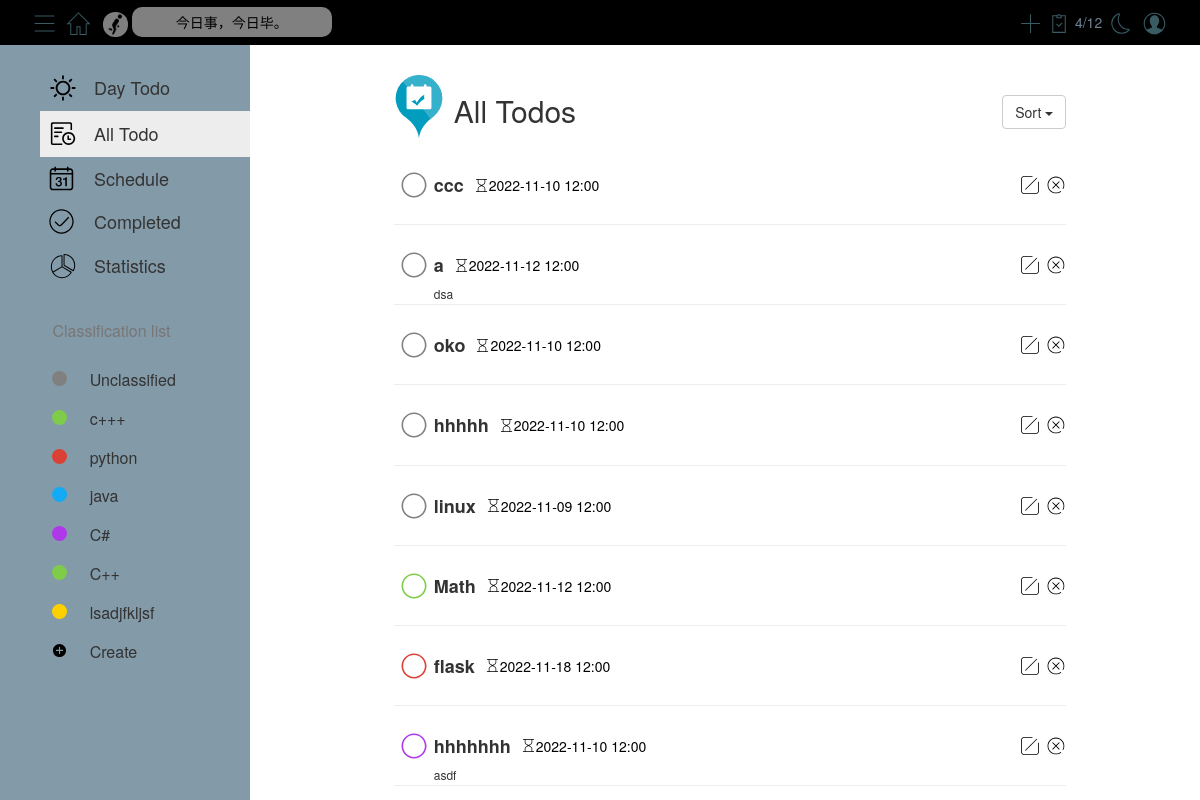
Screenshot of /all/ (signed in) with the database file from the repository.
### models.py (models this page shows)
class Class(db.Model):
    __tablename__ = 'class'
    cid = db.Column(db.Integer, primary_key=True, autoincrement=True)
    cname = db.Column(db.String(50), nullable=False)
    color = db.Column(db.String(50), nullable=False)
    uid = db.Column(db.Integer, db.ForeignKey('user.uid'), nullable=False)

class Task(db.Model):
    __tablename__ = 'task'
    tid = db.Column(db.Integer, primary_key=True, autoincrement=True)
    task_name = db.Column(db.String(50), nullable=False)
    task_description = db.Column(db.String(100), nullable=False)
    task_status = db.Column(db.Boolean, nullable=False)
    task_date = db.Column(db.Date)
    task_time = db.Column(db.Time)
    informed = db.Column(db.Boolean, nullable=False)
    cid = db.Column(db.Integer, db.ForeignKey('class.cid'), nullable=False)

### blueprints/all.py (the view)
@bp.route('/')
def index():
    if session.get('uid'):
        return render_template('all.html', modules=get_modules(), tasks=get_uncompleted_tasks(),
                               number_of_completed_tasks=get_number_of_completed_tasks(),
                               number_of_tasks=get_number_of_completed_tasks()+get_number_of_uncompleted_tasks())
    else:
        return redirect(url_for('user.login'))

### utils.py (called while the page is built)
def get_modules():
    uid = session.get('uid')
    modules = Class.query.filter_by(uid=uid).all()
    res = []
    for module in modules:
        res.append({'id': module.cid, 'name': module.cname, 'color': module.color})
    return res

def get_uncompleted_tasks():
    modules = get_modules()
    res = []
    for module in modules:
        cid = module['id']
        tasks = Task.query.filter_by(cid=cid, task_status=False).all()
        for task in tasks:
            if task.task_date < datetime.date.today():
                task_color = 'red'
            elif task.task_date > datetime.date.today():
                task_color = 'black'
            else:
                if task.task_time < datetime.datetime.now().time():
                    task_color = 'red'
                else:
                    task_color = 'black'
            res.append({'id': task.tid, 'task_name': task.task_name, 'task_description': task.task_description, 'date': task.task_date, 'time': task.task_time, 'informed': task.informed, 'cid': cid, 'module_name': module['name'], 'module_color': module['color'], 'task_color': task_color})
    return res

def get_completed_tasks():
    modules = get_modules()
    res = []
    for module in modules:
        cid = module['id']
        tasks = Task.query.filter_by(cid=cid, task_status=True).all()
        for task in tasks:
            res.append({'id': task.tid, 'task_name': task.task_name, 'task_description': task.task_description, 'date': task.task_date, 'time': task.task_time, 'informed': task.informed, 'cid': cid, 'module_name': module['name'], 'module_color': module['color']})
    return res

def get_number_of_uncompleted_tasks():
    tasks = get_uncompleted_tasks()
    return len(tasks)

def get_number_of_completed_tasks():
    tasks = get_completed_tasks()
    return len(tasks)

### templates/all.html (shortened to what this page needs)
<link href="../static/style/all.css" rel="stylesheet">
{% extends "base.html" %}
{% block content %}
    <div class="container" id="all-mainContent">
        <div id="status-dock">
            <table>
                <tr>
                    <th>
                    </th>
                    <td style="font-size: 30px">All Todos</td>
                    <td style="font-size: 16px;padding-left: 8px;position: relative;top: 8px;" class="date"
                        id="today-date">
                    </td>
                </tr>
            </table>
            <div class="btn-group" style="position: absolute; right: 0; top: 20px">
                <button type="button" class="btn btn-default dropdown-toggle"
                        data-toggle="dropdown">
                    Sort <span class="caret"></span>
                </button>
            </div>
        </div>
        <div id="all-task-list">
            <ul>
                {% for task in tasks %}
                    <li>
                        <div style="display: flex; flex-direction: row; position: relative">
                            <table>
                                <tr>
                                    <td>
                                        <svg data-task-id="{{ task.id }}" t="1667870868387" class="icon uncompleted"
                                             viewBox="0 0 1024 1024" version="1.1"
                                             xmlns="http://www.w3.org/2000/svg" p-id="3715" width="40" height="40">
                                            <path d="M512 192c176.768 0 320 143.275 320 320 0 176.768-143.275 320-320 320-176.768 0-320-143.275-320-320 0-176.768 143.275-320 320-320z m0 41.28c-153.963 0-278.72 124.757-278.72 278.72S358.037 790.72 512 790.72 790.72 665.963 790.72 512 665.963 233.28 512 233.28z"
                                                  p-id="3716" fill="{{ task.module_color }}"></path>
                                        </svg>
                                    </td>
                                    <td data-module-name="{{ task.module_name }}"
                                        data-module-color="{{ task.module_color }}"><span
                                            style="font-size: 18px"><strong>{{ task.task_name }}</strong></span></td>
                                    <td style="padding-left: 10px">
                                        <svg t="1667876322381" class="icon" viewBox="0 0 1024 1024" version="1.1"
                                             xmlns="http://www.w3.org/2000/svg" p-id="2035" width="15" height="15">
                                            <path d="M872 64c13.2544 0 24 10.7456 24 24 0 13.2544-10.7456 24-24 24h-104v177.456c0 67.0672-36.4912 128.8224-95.2368 161.1744l-111.0816 61.1744 111.328 61.536C731.6176 605.7328 768 667.4112 768 734.376V912h104c13.2544 0 24 10.7456 24 24 0 13.2544-10.7456 24-24 24H152c-13.2544 0-24-10.7456-24-24 0-13.2544 10.7456-24 24-24h104V734.544c0-67.0672 36.4912-128.8224 95.2368-161.1744l111.08-61.176-111.328-61.5328C292.3824 418.2656 256 356.5872 256 289.6224V112H152c-13.2544 0-24-10.7456-24-24 0-13.2544 10.7456-24 24-24h720zM512.4 539.4112l-138.0064 76.0032A136 136 0 0 0 304 734.544V912h416V734.3776a136 136 0 0 0-70.2096-119.0272l-137.3904-75.9392zM720 112H304v177.6224a136 136 0 0 0 70.2096 119.0272l137.3904 75.9392 138.0064-76.0032A136 136 0 0 0 720 289.456V112z"
                                                  fill="{{ task.task_color }}" p-id="2036"></path>
                                        </svg>
                                    </td>
                                    <td><span class="deadline-time"
                                              style="font-size: 14px; font-weight: lighter; color: {{ task.task_color }}">{{ task.date }} {{ task.time.strftime("%H:%M") }}</span>
                                    </td>
                                </tr>
                            </table>
                            <table style="position: absolute; right: 0; height: 40px">
                                <tr>
                                    <td data-task-id="{{ task.id }}" style="padding-right: 7px" class="editTask-td">
                                    </td>
                                    <td data-task-id="{{ task.id }}" class="deleteTask-td">
                                    </td>
                                </tr>
                            </table>
                        </div>
                        <span class="description">{{ task.task_description }}</span>
                        <hr style="margin-top: 2px;">
                    </li>
                {% endfor %}
            </ul>
        </div>
    </div>
{% endblock %}

### templates/base.html (shortened to what this page needs)
<!DOCTYPE html>
<html lang="en">
<head>
    <link rel="stylesheet" href="../static/bootstrap/bootstrap@3.4.1.min.css">
    <link rel="stylesheet" href="../static/style/base.css">
    <link rel="stylesheet" href="../static/flatpickr/flatpickr.min.css">
    <link id="flatpickrDark" rel="stylesheet" type="text/css" href="">
    <link rel="stylesheet" href="https://cdn.jsdelivr.net/npm/fullcalendar@5.11.3/main.min.css">
    <link rel="stylesheet" type="text/css" href="https://cdn.jsdelivr.net/npm/toastify-js/src/toastify.min.css">
</head>
<body>
<div class="topnav">
    <div class="topnav-left">
        <button>
        </button>
        <button id="home">
        </button>
        <img class="icon" src="../static/icon/run.gif" alt="run.gif"
             style="height: 25px; width: 25px; border-radius: 12px; opacity: 0.5; margin-left: 5px;">
        <div id="saying">今日事，今日毕。</div>
    </div>
    <div class="topnav-right">
        <button data-toggle="modal" data-target="#newTaskModel">
            <svg class="icon" width="25px" height="25px" viewBox="0 0 1024 1024" version="1.1"
                 xmlns="http://www.w3.org/2000/svg">
                <path d="M533.333333 490.666667V128h-42.666666v362.666667H128v42.666666h362.666667v362.666667h42.666666V533.333333h362.666667v-42.666666z"
                      fill="#395B64"/>
            </svg>
        </button>
        <div>
            <div id="numOfCompleted">{{ number_of_completed_tasks }}/{{ number_of_tasks }}</div>
        </div>
        <button id="day-night">
        </button>
        <button data-toggle="modal" data-target="#logout">
        </button>
    </div>
</div>
<div class="below container-fluid">
    <div id="sidebar">
        <table id="sidebar-top-table" class="table table-hover" style="width: 210px;">
            <tr id="today" onclick="location.href={{ url_for('today.index') }};">
                <td>
                </td>
                <td>Day Todo</td>
            </tr>
            <tr id="all" onclick="location.href={{ url_for('all.index') }};">
                <td>
                </td>
                <td>All Todo</td>
            </tr>
            <tr id="schedule" onclick="location.href={{ url_for('schedule.index') }};">
                <td>
                </td>
                <td>Schedule</td>
            </tr>
            <tr id="completed" onclick="location.href={{ url_for('completed.index') }};">
                <td>
                </td>
                <td>Completed</td>
            </tr>
            <tr id="statistics" onclick="location.href={{ url_for('statistics.index') }};">
                <td>
                </td>
                <td>Statistics</td>
            </tr>
        </table>
        <div id="line"></div>
        <div id="sidebar-text">Classification list</div>
        <table id="sidebar-bottom-table" class="table table-hover" style="width: 100%">
            {% for module in modules %}
                <tr class={{ module['name'] }} id={{ module['id'] }}>
                    <th>
                    </th>
                    <th>
                        <div id="ff5106_circle" class="circle"
                             style="background-color: {{ module['color'] }}; border-radius: 50%; width: 15px; height: 15px; position: relative; top: 2px;"></div>
                    </th>
                    <th class="module-name">{{ module['name'] }}</th>
                    <th>
                    </th>
                </tr>
            {% endfor %}
            <tr data-toggle="modal" data-target="#new-module">
                <th></th>
                <th>
                </th>
                <th>Create</th>
                <th></th>
            </tr>
        </table>
    </div>
    <div id="mainContent">{% block content %}{% endblock %}</div>
</div>
</body>
</html>

### static/style/all.css (style rules this page uses)
ul { list-style: none; margin: 0; padding: 0; }
#all-mainContent { width: 75%; transition: all .5s; }
#status-dock { display: flex; flex-direction: row; position: relative; margin-bottom: 20px; margin-top: 30px }
#all-task-list { padding-left: 10px; }
.description { padding-left: 40px; font-size: 12px; }

### static/style/base.css (style rules this page uses)
:root { --color-primary: #D1E7EA; --color-secondary: #F7F7F7; --color-nav-font: rgb(110, 131, 150); --color-nav-sayings-font: rgb(110, 131, 150); --color-main-font: rgb(120, 118, 118); --color-sidebar-line: #e6e4e4; --color-sidebar-clicked: #EDEDED; --color-modal-content: #ffffff; }
.topnav { background-color: var(--color-primary); height: 45px; overflow: hidden; transition: all 0.4s; }
.topnav div { display: inline-block; }
.topnav-left { float: left; padding-left: 30px; line-height: 45px; }
.topnav-right { float: right; padding-right: 30px; line-height: 45px; display: inline-block; }
.topnav-left button { width: 30px; height: 30px; line-height: 30px; }
.topnav-right button { width: 30px; height: 30px; line-height: 30px; }
.topnav button { border-radius: 20%; background-color: var(--color-primary); border: none; position: relative; top: 7.5px; transition: all .4s; }
.topnav-left .icon { margin-left: -4px; }
.topnav-right .icon { margin-left: -4px; }
#saying { width: 200px; line-height: 30px; color: var(--color-nav-sayings-font); background-color: rgba(255, 255, 255, 0.5); border-radius: 10px; text-align: center; transition: all 0.4s; }
#numOfCompleted { color: var(--color-nav-font); }
#numOfCompleted-icon { position: relative; top: 7.5px; }
.below { display: flex; padding-left: 0; padding-right: 0; padding-bottom: 0; flex-direction: row; }
#sidebar { width: 250px; height: calc(100vh - 45px); background-color: var(--color-secondary); transition: all 0.5s; padding-top: 20px; position: fixed; left: 0px; z-index: 1; display: flex; flex-direction: column; overflow-y: scroll; overflow-x: hidden; }
#sidebar-top-table { position: relative; left: 40px; }
#sidebar-top-table tr td { border: 0px; font-size: 18px; vertical-align: middle; }
#sidebar-top-table tr td:first-child { width: 30px; }
#sidebar-text { font-size: 16px; color: var(--color-main-font); margin-bottom: 8px; position: relative; left: 52.4px; display: flex; }
#line { width: 100%; height: 1px; background-color: var(--color-sidebar-line); margin-bottom: 10px; }
#sidebar-bottom-table { margin-top: 10px; }
#sidebar-bottom-table tr { height: 35px; }
#sidebar-bottom-table tr th { font-size: 16px; font-weight: 400; border: none; }
tr.on td { background-color: var(--color-sidebar-clicked); transition: all 0.5s; }
#mainContent { margin-left: 250px; width: calc(100% - 250px); height: calc(100vh - 45px); transition: all 0.5s; overflow-y: scroll; }
button.btn.btn-default.dropdown-toggle { height: 34px; }

### rows the page displays
Class: name "Unclassified"
Class: name "c+++"
Class: name "python"
Class: name "java"
Class: name "C#"
Class: name "C++"
Class: name "lsadjfkljsf"
Task: task_name "ccc", date "2022-11-10", time "12:00"
Task: date "2022-11-12", time "12:00", task_description "dsa"
Task: task_name "oko", date "2022-11-10", time "12:00"
Task: task_name "hhhhh", date "2022-11-10", time "12:00"
Task: task_name "linux", date "2022-11-09", time "12:00"
Task: task_name "Math", date "2022-11-12", time "12:00"
Task: task_name "flask", date "2022-11-18", time "12:00"
Task: task_name "hhhhhhh", date "2022-11-10", time "12:00", task_description "asdf"

### other values shown
{{ number_of_completed_tasks }} "4"
{{ number_of_tasks }} "12"
{{ task.task_name }} "a"
